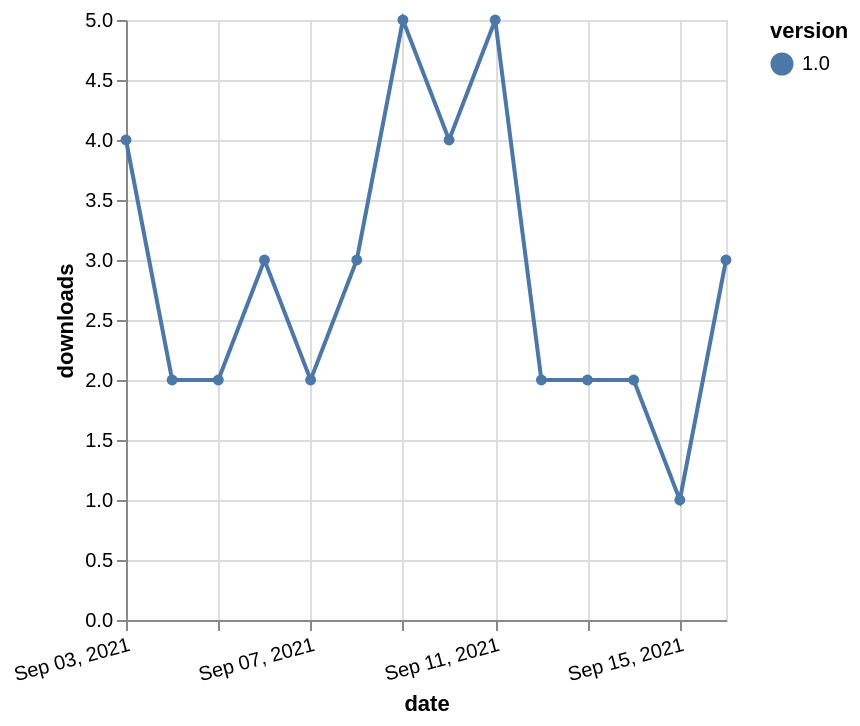

Specify this chart in Vega-Lite:
### Vega-Lite specification from a JSON file in a GitHub repository (floating-point values rounded to 4 significant figures)
{"$schema": "https://vega.github.io/schema/vega-lite/v5.json", "description": "A simple bar chart with embedded data.", "data": {"values": [{"date": "2021-09-03", "total": 2826, "delta": 4, "version": "1.0"}, {"date": "2021-09-04", "total": 2828, "delta": 2, "version": "1.0"}, {"date": "2021-09-05", "total": 2830, "delta": 2, "version": "1.0"}, {"date": "2021-09-06", "total": 2833, "delta": 3, "version": "1.0"}, {"date": "2021-09-07", "total": 2835, "delta": 2, "version": "1.0"}, {"date": "2021-09-08", "total": 2838, "delta": 3, "version": "1.0"}, {"date": "2021-09-09", "total": 2843, "delta": 5, "version": "1.0"}, {"date": "2021-09-10", "total": 2847, "delta": 4, "version": "1.0"}, {"date": "2021-09-11", "total": 2852, "delta": 5, "version": "1.0"}, {"date": "2021-09-12", "total": 2854, "delta": 2, "version": "1.0"}, {"date": "2021-09-13", "total": 2856, "delta": 2, "version": "1.0"}, {"date": "2021-09-14", "total": 2858, "delta": 2, "version": "1.0"}, {"date": "2021-09-15", "total": 2859, "delta": 1, "version": "1.0"}, {"date": "2021-09-16", "total": 2862, "delta": 3, "version": "1.0"}]}, "width": "container", "mark": {"type": "line", "point": {"filled": true}}, "encoding": {"x": {"field": "date", "type": "temporal", "timeUnit": "yearmonthdate", "title": "date", "axis": {"labelAngle": -15}}, "y": {"field": "delta", "type": "quantitative", "title": "downloads"}, "color": {"field": "version", "type": "nominal"}, "tooltip": {"field": "delta"}}}
